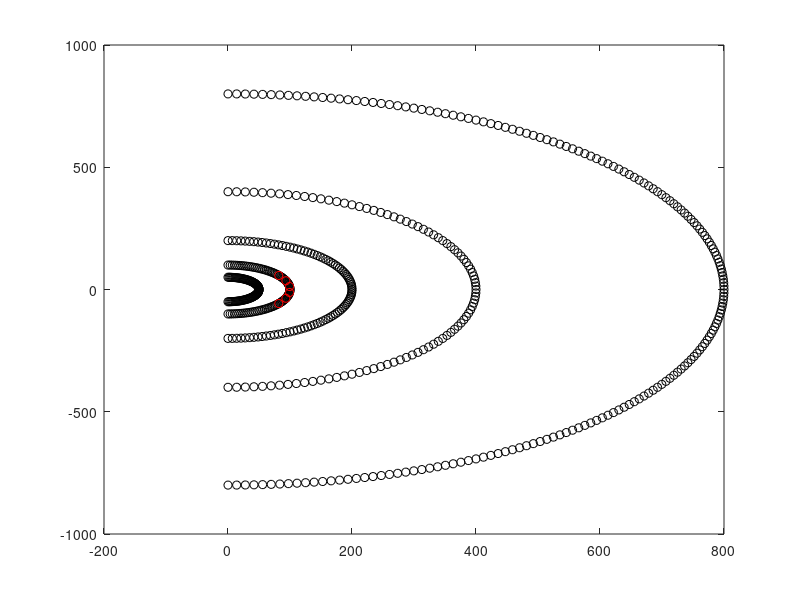

Write the MATLAB code that produced this figure.
name='stationCoord_Table4.txt';
arcs=[50,100,200,400,800];
angle = [270,360,0,90];
spacing = [2,2,2,2,1];

coord = [];
for i = 1:length(arcs)
  phi = [angle(1):spacing(i):angle(2),spacing(i):spacing(i):angle(4)];
  coord = [coord;[arcs(i)*cos(phi'*pi/180),arcs(i)*sin(phi'*pi/180),1.5*ones(length(phi),1)]];
end

plot(coord(:,1),coord(:,2),'ok'); hold on;

towers = [325,339,353,7,21,35];
heights = [0.5,1.0,1.5,2.5,4.5,7.5,10.5,13.5,17.5];

for i = 1:length(towers)
  coord = [coord;[ones(length(heights),1)*[100*cos(towers(i)*pi/180),100*sin(towers(i)*pi/180)],heights']];
  plot(100*cos(towers(i)*pi/180),100*sin(towers(i)*pi/180),'or'); hold on;
end
hold off;

fid=fopen(name,'w');
fprintf(fid,'\t%6.2f\t%6.2f\t%6.2f\n',coord');
fclose(fid);

name='stationCoord_Fig3_exp22_exp40.txt';
arcs=[50,100,200,400,800];
angle = [330,360,0,30];;
spacing = 0.6*ones(1,length(arcs));

coord = [];
for i = 1:length(arcs)
  phi = [angle(1):spacing(i):angle(2),spacing(i):spacing(i):angle(4)];
  coord = [coord;[arcs(i)*cos(phi'*pi/180),arcs(i)*sin(phi'*pi/180),1.5*ones(length(phi),1)]];
end

plot(coord(:,1),coord(:,2),'ok'); hold on;

towers = [325,339,353,7,21,35];
heights = 0.25:0.25:17.5;

for i = 1:length(towers)
  coord = [coord;[ones(length(heights),1)*[100*cos(towers(i)*pi/180),100*sin(towers(i)*pi/180)],heights']];
  plot(100*cos(towers(i)*pi/180),100*sin(towers(i)*pi/180),'or'); hold on;
end
hold off;

fid=fopen(name,'w');
fprintf(fid,'\t%6.2f\t%6.2f\t%6.2f\n',coord');
fclose(fid);

name='stationCoord_Fig3_exp29.txt';
arcs=[50,100,200,400,800];
angle = [10,70];
spacing = 0.6*ones(1,length(arcs));

coord = [];
for i = 1:length(arcs)
  phi = angle(1):spacing(i):angle(2);
  coord = [coord;[arcs(i)*cos(phi'*pi/180),arcs(i)*sin(phi'*pi/180),1.5*ones(length(phi),1)]];
end

plot(coord(:,1),coord(:,2),'ok'); hold on;

towers = [325,339,353,7,21,35];
heights = 0.25:0.25:17.5;

for i = 1:length(towers)
  coord = [coord;[ones(length(heights),1)*[100*cos(towers(i)*pi/180),100*sin(towers(i)*pi/180)],heights']];
  plot(100*cos(towers(i)*pi/180),100*sin(towers(i)*pi/180),'or'); hold on;
end
hold off;

fid=fopen(name,'w');
fprintf(fid,'\t%6.2f\t%6.2f\t%6.2f\n',coord');
fclose(fid);

name='stationCoord_Fig4.txt';
arcs=[50,100,200,400,800];
angle = [270,360,0,90];
spacing = [2,2,2,2,1];

coord = [];
for i = 1:length(arcs)
  phi = [angle(1):spacing(i):angle(2),spacing(i):spacing(i):angle(4)];
  coord = [coord;[arcs(i)*cos(phi'*pi/180),arcs(i)*sin(phi'*pi/180),1.5*ones(length(phi),1)]];
end

plot(coord(:,1),coord(:,2),'ok'); hold on;

towers = [325,339,353,7,21,35];
heights = 0.25:0.25:17.5;

for i = 1:length(towers)
  coord = [coord;[ones(length(heights),1)*[100*cos(towers(i)*pi/180),100*sin(towers(i)*pi/180)],heights']];
  plot(100*cos(towers(i)*pi/180),100*sin(towers(i)*pi/180),'or'); hold on;
end
hold off;

fid=fopen(name,'w');
fprintf(fid,'\t%6.2f\t%6.2f\t%6.2f\n',coord');
fclose(fid);
